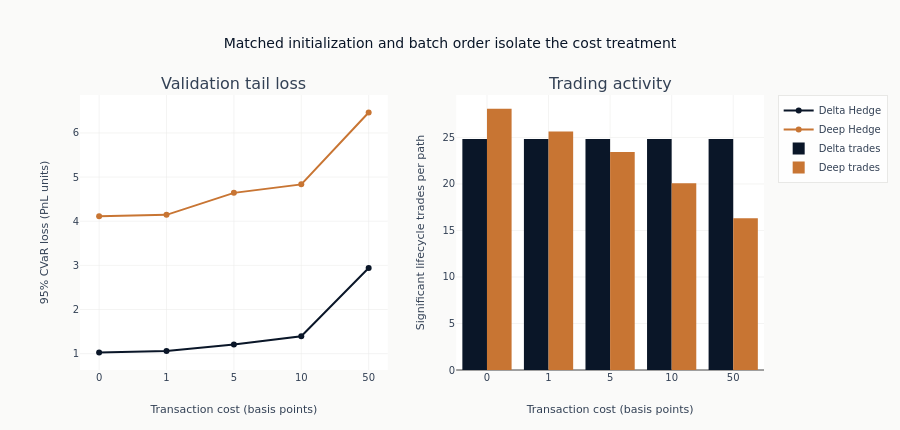

Notebook source saved alongside this figure:
### Markdown cell above
The cost levels are categorical basis-point treatments, not a continuous fitted curve. The short
matched-budget sweep diagnoses cost response; it is not a ranking of converged policies.

### Code cell
cost_labels = [f"{10_000 * row['cost']:.0f}" for row in cost_results]
deep_cvars = [row["deep_cvar"] for row in cost_results]
delta_cvars = [row["delta_cvar"] for row in cost_results]
deep_trades_by_cost = [row["deep_mean_trades"] for row in cost_results]
delta_trades_by_cost = [row["delta_mean_trades"] for row in cost_results]
fig = make_subplots(rows=1, cols=2, subplot_titles=["Validation tail loss", "Trading activity"])
fig.add_trace(
    go.Scatter(x=cost_labels, y=delta_cvars, name="Delta Hedge", line=dict(color=COLORS["blue"])),
    row=1,
    col=1,
)
fig.add_trace(
    go.Scatter(x=cost_labels, y=deep_cvars, name="Deep Hedge", line=dict(color=COLORS["copper"])),
    row=1,
    col=1,
)
fig.add_trace(
    go.Bar(x=cost_labels, y=delta_trades_by_cost, name="Delta trades", marker_color=COLORS["blue"]),
    row=1,
    col=2,
)
fig.add_trace(
    go.Bar(x=cost_labels, y=deep_trades_by_cost, name="Deep trades", marker_color=COLORS["copper"]),
    row=1,
    col=2,
)
fig.update_xaxes(title_text="Transaction cost (basis points)", type="category")
fig.update_yaxes(title_text="95% CVaR loss (PnL units)", row=1, col=1)
fig.update_yaxes(title_text="Significant lifecycle trades per path", row=1, col=2)
fig.update_layout(
    title="Matched initialization and batch order isolate the cost treatment",
    barmode="group",
    height=430,
    margin=dict(t=95, b=60),
)
show_plotly_with_alt(
    fig,
    "Tail loss against cost level for freshly trained policies, rising as costs rise, with the learned policy's advantage over the delta hedge widening at the higher cost levels.",
)

### Figure 1 — Plotly figure (JSON) as saved in the notebook; plotly's stock layout.template omitted (floating-point values rounded to 4 significant figures)
{"data": [{"line": {"color": "#0a1628"}, "name": "Delta Hedge", "type": "scatter", "x": ["0", "1", "5", "10", "50"], "xaxis": "x", "y": [1.027, 1.063, 1.208, 1.393, 2.942], "yaxis": "y"}, {"line": {"color": "#C87533"}, "name": "Deep Hedge", "type": "scatter", "x": ["0", "1", "5", "10", "50"], "xaxis": "x", "y": [4.111, 4.145, 4.642, 4.835, 6.463], "yaxis": "y"}, {"marker": {"color": "#0a1628"}, "name": "Delta trades", "type": "bar", "x": ["0", "1", "5", "10", "50"], "xaxis": "x2", "y": [24.83, 24.83, 24.83, 24.83, 24.83], "yaxis": "y2"}, {"marker": {"color": "#C87533"}, "name": "Deep trades", "type": "bar", "x": ["0", "1", "5", "10", "50"], "xaxis": "x2", "y": [28.08, 25.63, 23.43, 20.08, 16.3], "yaxis": "y2"}], "layout": {"annotations": [{"font": {"size": 16}, "showarrow": false, "text": "Validation tail loss", "x": 0.225, "xanchor": "center", "xref": "paper", "y": 1.0, "yanchor": "bottom", "yref": "paper"}, {"font": {"size": 16}, "showarrow": false, "text": "Trading activity", "x": 0.775, "xanchor": "center", "xref": "paper", "y": 1.0, "yanchor": "bottom", "yref": "paper"}], "barmode": "group", "height": 430, "margin": {"b": 60, "t": 95}, "title": {"text": "Matched initialization and batch order isolate the cost treatment"}, "xaxis": {"anchor": "y", "domain": [0.0, 0.45], "title": {"text": "Transaction cost (basis points)"}, "type": "category"}, "xaxis2": {"anchor": "y2", "domain": [0.55, 1.0], "title": {"text": "Transaction cost (basis points)"}, "type": "category"}, "yaxis": {"anchor": "x", "domain": [0.0, 1.0], "title": {"text": "95% CVaR loss (PnL units)"}}, "yaxis2": {"anchor": "x2", "domain": [0.0, 1.0], "title": {"text": "Significant lifecycle trades per path"}}}}
